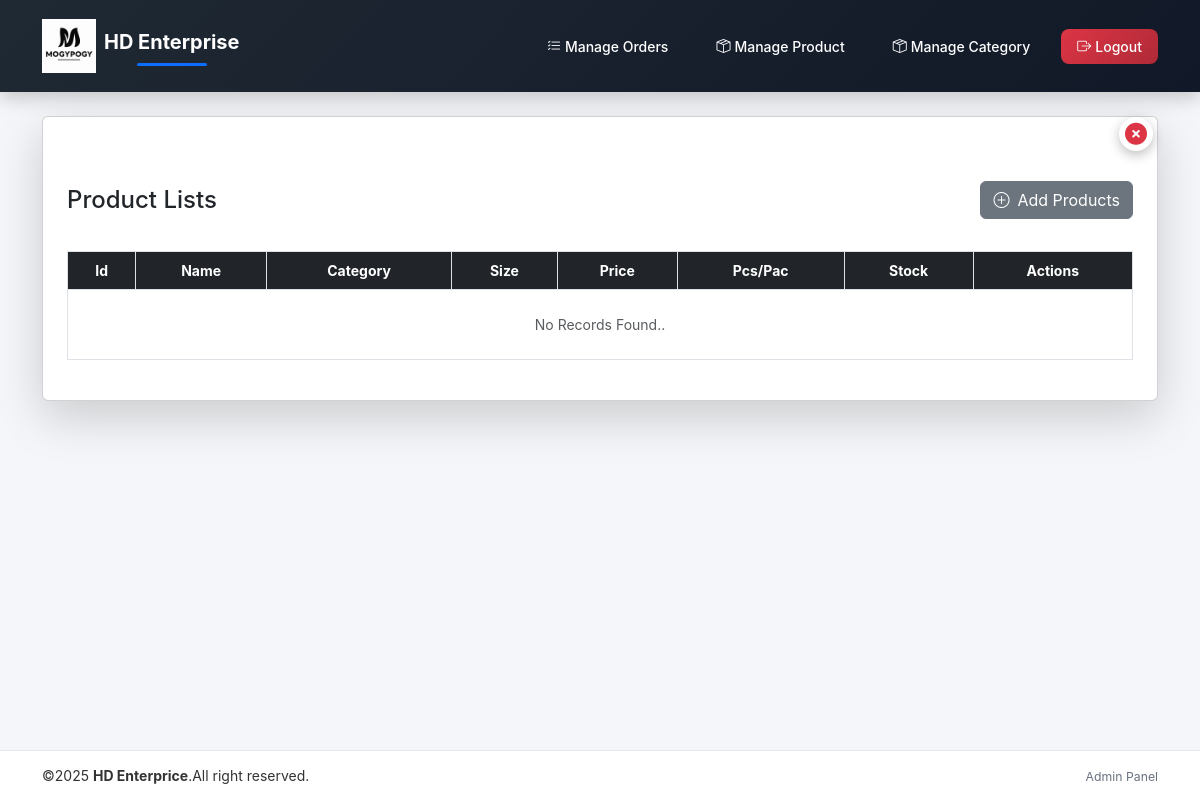
Before: /admin/product.php with the older database file.
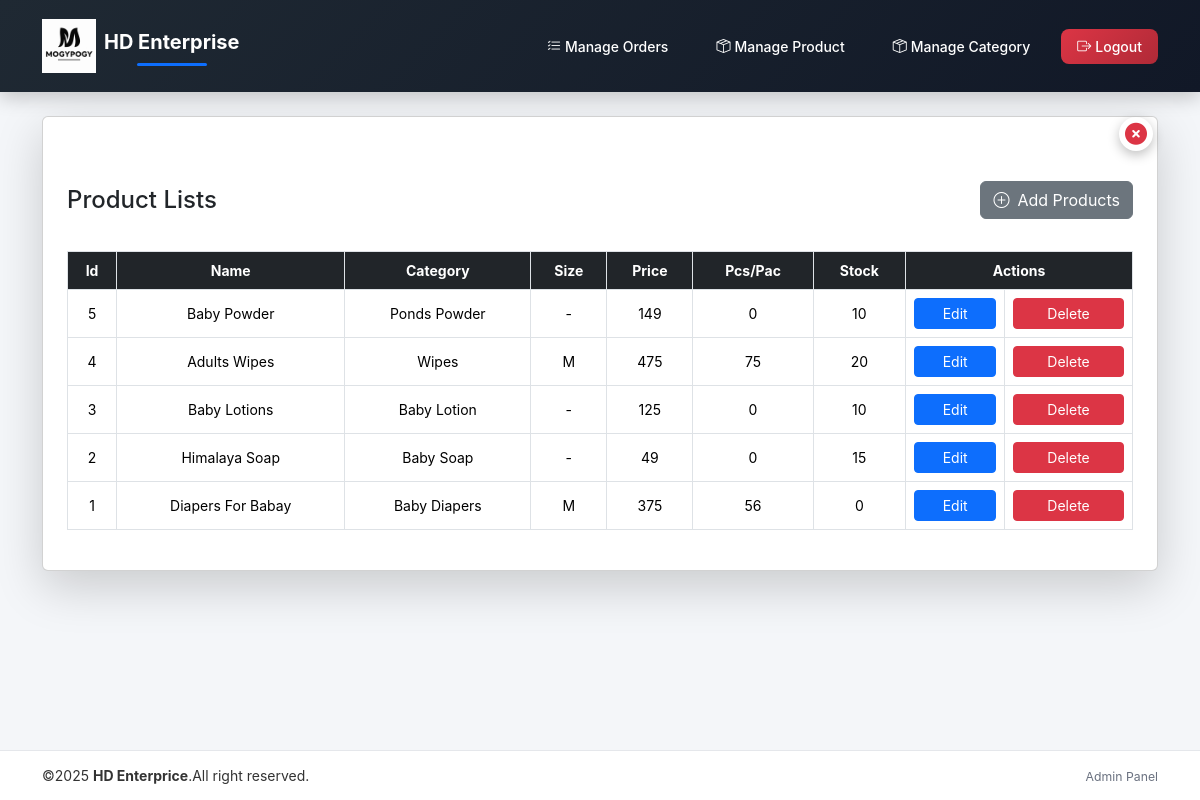
After: the same page with the newer database file.
### tables this page shows
CREATE TABLE `products` (
  `product_id` int(11) NOT NULL,
  `name` varchar(100) DEFAULT NULL,
  `category_id` int(50) DEFAULT NULL,
  `size` enum('NB','S','M','L','XL','XXL','XXXL') DEFAULT NULL,
  `price` int(11) DEFAULT NULL,
  `packet_pieces` int(11) DEFAULT 75,
  `stock` int(11) DEFAULT NULL,
  `image` varchar(255) DEFAULT NULL,
  `status` enum('In Stock','Out Of Stock') DEFAULT 'In Stock'
);

CREATE TABLE `categories` (
  `category_id` int(20) NOT NULL,
  `category_name` varchar(50) NOT NULL,
  `has_size` tinyint(1) NOT NULL DEFAULT 0,
  `has_packet` tinyint(1) NOT NULL DEFAULT 0,
  `status` enum('Active','Inactive') NOT NULL DEFAULT 'Active'
);

### admin/product.php (the view, shortened to what this page needs)
<?php
include("header.php");
?>
<!DOCTYPE html>
<html lang="en">
<head>
    <link href="https://cdn.jsdelivr.net/npm/bootstrap@5.3.2/dist/css/bootstrap.min.css" rel="stylesheet">
    <link rel="stylesheet" href="https://cdn.jsdelivr.net/npm/bootstrap-icons@1.11.3/font/bootstrap-icons.css">
    <link rel="stylesheet" href="../assets/css/adminStyle.css">
    <link rel="stylesheet" href="https://cdnjs.cloudflare.com/ajax/libs/font-awesome/6.5.1/css/all.min.css">
</head>
<body>
    <div class="container mt-4">
        <div class="card p-4 shadow-lg gap-3 position-relative">
            <i class="fa-solid fa-circle-xmark close-page" style="cursor:pointer;" onclick="back()"></i>
            <div class="d-flex justify-content-between align-items-center mb-3 mt-4">
                <h4 class="table-title mb-0">Product Lists</h4>
                <a href="addProduct.php" class="btn btn-secondary d-flex align-items-center gap-1">
                    <i class="bi bi-plus-circle me-1"></i>
                    Add Products
                </a>
            </div>
            <div class="custom-table d-none d-lg-block">
                <table class="table table-bordered text-center">
                    <thead>
                        <tr>
                            <th>Id</th>
                            <th>Name</th>
                            <th>Category</th>
                            <th>Size</th>
                            <th>Price</th>
                            <th>Pcs/Pac</th>
                            <th>Stock</th>
                            <th colspan="2">Actions</th>
                        </tr>
                    </thead>
                    <tbody>
                        <?php
                        $sql = mysqli_query($con, "SELECT p.product_id,p.name,c.category_name,p.size,p.price,p.packet_pieces,p.stock FROM products as p INNER JOIN categories as c ON p.category_id = c.category_id ORDER BY product_id DESC") or die("ERROR:" . mysqli_error($con));
                        if (mysqli_num_rows($sql) > 0) {
                            while ($row = mysqli_fetch_assoc($sql)) { ?>
                                <tr>
                                    <td><?php echo $row['product_id']; ?></td>
                                    <td><?php echo $row['name']; ?></td>
                                    <td><?php echo $row['category_name']; ?></td>
                                    <td><?php if ($row['size'] != '')
                                        echo $row['size'];
                                    else
                                        echo '-'; ?></td>
                                    <td><?php echo $row['price']; ?></td>
                                    <td><?php if ($row['packet_pieces'] != '')
                                        echo $row['packet_pieces'];
                                    else
                                        echo '-' ?></td>
                                        <td><?php echo $row['stock']; ?></td>
                                    <td><a href="editProduct.php?edit=<?php echo $row['product_id']; ?>"
                                            class="btn btn-primary btn-sm w-100">Edit</a>
                                    </td>
                                    <td><a href="?delete=<?php echo $row['product_id']; ?>" class="btn btn-danger btn-sm w-100"
                                            onclick="return confirm('Are you sure to delete this product?');">Delete</a>
                                    </td>
                                </tr>
                            <?php }
                        } else { ?>
                            <tr>
                                <td colspan="9" class="text-center text-muted py-4">No Records Found..</td>
                            </tr>
                        <?php } ?>
                    </tbody>
                </table>
            </div>
        </div>
    </div>
</body>
</body>
</html>
<?php
include("footer.php");
?>

### admin/header.php (shortened to what this page needs)
<!DOCTYPE html>
<html lang="en">
<head>
    <link href="https://cdn.jsdelivr.net/npm/bootstrap@5.3.2/dist/css/bootstrap.min.css" rel="stylesheet">
    <link rel="stylesheet" href="https://cdn.jsdelivr.net/npm/bootstrap-icons@1.11.3/font/bootstrap-icons.css">
    <link rel="stylesheet" href="../assets/css/adminStyle.css">
    <link rel="stylesheet" href="https://cdnjs.cloudflare.com/ajax/libs/font-awesome/6.5.1/css/all.min.css">
</head>
<body>
<nav class="navbar main-navbar-admin">
        <div class="container d-flex justify-content-between align-items-center">
            <a class="navbar-brand d-flex align-items-center gap-2" href="dashboard.php">
                <img src="../images/adminLogo.jpeg" class="logo-img" alt="Logo">
                <span class="brand-taxt-admin">HD Enterprise</span>
            </a>
            <div id="navMenu" class="nav-actions-admin">
                <a href="order.php" class="btn nav-btn-admin">
                    <i class="bi bi-list-check me-1"></i>Manage Orders
                </a>
                <a href="product.php" class="btn nav-btn-admin">
                    <i class="bi bi-box-seam me-1"></i>Manage Product
                </a>
                <a href="category.php" class="btn nav-btn-admin">
                    <i class="bi bi-box-seam me-1"></i>Manage Category
                </a>
                <a href="logout.php" class="btn nav-btn-admin btn-light">
                    <i class="bi bi-box-arrow-right me-1"></i>Logout
                </a>
            </div>
        </div>
    </nav>
</body>
</html>

### admin/footer.php (shortened to what this page needs)
<!DOCTYPE html>
<html lang="en">
<head>
</head>
<body>
    <footer class="admin-footer mt-auto">
        <div class="container">
            <div class="row align-items-center text-center text-md-start">
                <div class="col-md-6 mb-2 mb-md-0">
                    <span class="footer-taxt">
                         ©<span id="currentYear"></span>
                         <strong>HD Enterprice</strong>.All right reserved.
                    </span>
                </div>
                <div class="col-md-6 text-md-end">
                    <span class="footer-text small">
                        Admin Panel
                    </span>
                </div>
            </div>
        </div>
    </footer>
</body>
</html>

### assets/css/adminStyle.css (style rules this page uses)
body { margin: 0; background-color: #f4f6f9; font-family: 'Inter', 'Segoe UI', system-ui, -apple-system, sans-serif; color: #333; }
.main-navbar-admin { background: linear-gradient(135deg, #1f2933, #111827); padding: 14px 0; position: sticky; top: 0; z-index: 999; box-shadow: 0 6px 18px rgba(0, 0, 0, 0.2); }
.logo-img { height: 54px; }
.nav-actions-admin { display: flex; align-items: center; gap: 14px; }
.nav-btn-admin { background: transparent; color: #ffffff; border: 1px solid transparent; padding: 7px 16px; font-size: 14px; font-weight: 500; border-radius: 8px; transition: all 0.25s ease; }
.nav-btn-admin i { color: #ffffff; }
.nav-btn-admin.btn-light { background: linear-gradient(135deg, #dc3545, #b02a37); border: none; color: #ffffff; }
.brand-taxt-admin { font-size: 1.25rem; font-weight: 700; color: #ffffff; white-space: nowrap; }
.brand-taxt-admin::after { content: ''; display: block; margin: 6px auto 0; width: 70px; height: 3px; background: #0d6efd; border-radius: 2px; }
.custom-table table th { background: #212529; color: #fff; font-size: 14px; }
.custom-table table td { font-size: 14px; vertical-align: middle; }
.admin-footer { background-color: #ffffff; border-top: 1px solid #e5e7eb; padding: 14px 0; font-size: 14px; }
.footer-text { color: #6b7280; }
.close-page { position: absolute; top: 0px; right: 4px; font-size: 22px; color: #dc3545; cursor: pointer; background: #ffffff; border-radius: 50%; padding: 6px; box-shadow: 0 4px 12px rgba(0, 0, 0, 0.25); transition: all 0.25s ease; }

### admin/footer.php (style rules this page uses)
html,body { height: 100%; }
body { display: flex; flex-direction: column; }
.admin-footer { margin-top: auto; }

Changed rows visible on the page:
added products: product_id "5", name "Baby Powder", category.category_name "Ponds Powder", price "149", packet_pieces "0", stock "10"
added products: product_id "4", name "Adults Wipes", category.category_name "Wipes", size "M", price "475", packet_pieces "75", stock "20"
added products: product_id "3", name "Baby Lotions", category.category_name "Baby Lotion", price "125", packet_pieces "0", stock "10"
added products: product_id "2", name "Himalaya Soap", category.category_name "Baby Soap", price "49", packet_pieces "0", stock "15"
added products: product_id "1", name "Diapers For Babay", category.category_name "Baby Diapers", size "M", price "375", packet_pieces "56", stock "0"
Other visible differences:
text no longer shown: "No Records Found.."
